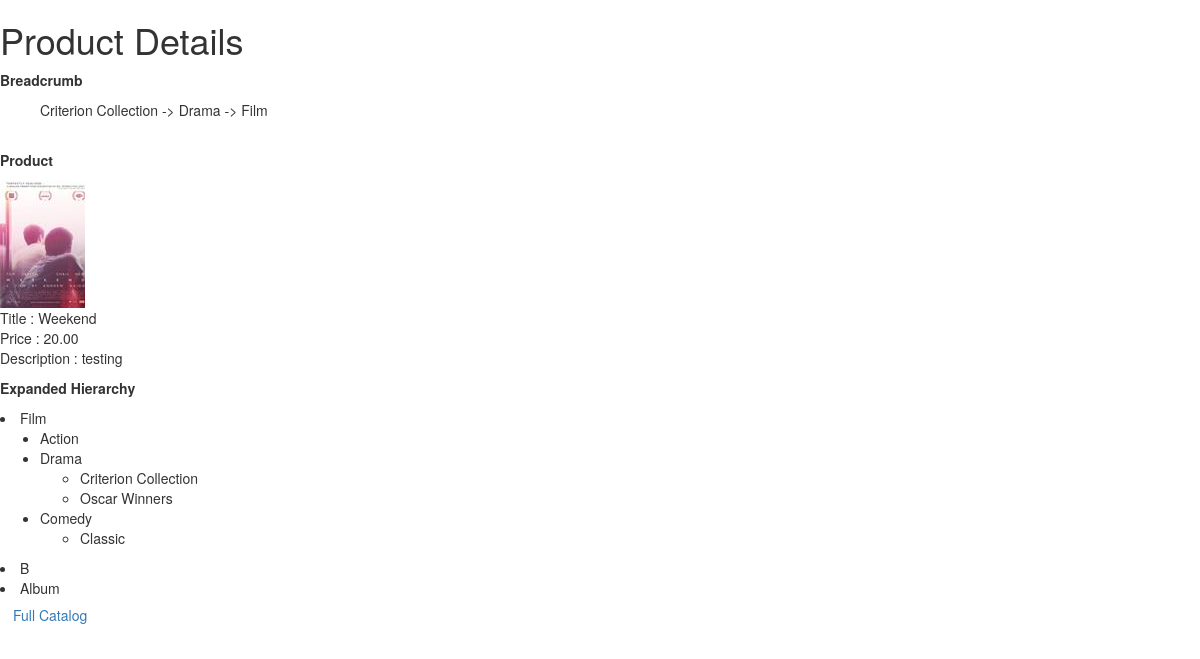
/catalog/21/, run on the app's committed database.
### catalog/models.py (models this page shows, shortened)
class Genre(models.Model):
     MEDIA_CHOICES = (
        ("F", 'Film'),
        ("B", 'Book'),
        ("A", 'Album')
        )
     genre_name=models.CharField(max_length=200)
     parent = models.ForeignKey('self', blank=True, null=True, related_name='children')
     def __str__(self):
          for choice in self.MEDIA_CHOICES:
               if(self.genre_name is choice[0]):
                  return choice[1]
          return self.genre_name

class Product(models.Model):
    media_type = models.CharField(max_length=50, choices=Genre.MEDIA_CHOICES)
    parent = models.ForeignKey(Genre)
    title = models.CharField(max_length=500)
    description = models.TextField()
    price = models.DecimalField(max_digits=6, decimal_places=2)
    image = models.ImageField(upload_to='images',
                              default='/static/catalog/images/noImageAvailable.png')

### catalog/views.py (the view)
# urls.py: url(r'^(?P<prod_id>[0-9]+)/$', views.detail, name='detail'),
def detail(request, prod_id):
    this_product = get_object_or_404(Product, pk=prod_id)
    breadcrumbs=getBreadcrumb(this_product.parent, [])
    hierarchy_list = getFullHierarchy()
    template = loader.get_template('catalog/detail.html')
    context = {
        'breadcrumbs' : breadcrumbs,
        'hierarchy_list' : hierarchy_list,
        'prod' : this_product
        }
    return render(request, 'catalog/detail.html', context)

### catalog/views.py (called while the page is built)
def getBreadcrumb(genre_node, trail):
    if(genre_node.parent is None):
        return trail + [str(genre_node)]
    else:
        return getBreadcrumb(genre_node.parent, trail+[str(genre_node)])

def getHierarchy(depth, parent_node, hierarchy):
    children_list = Genre.objects.filter(parent=parent_node)
    c_list=[]
    if not children_list:
       return hierarchy + [str(parent_node)]
    for child in children_list:
        c_list += getHierarchy(depth+1, child, hierarchy)
    return hierarchy + [str(parent_node), c_list]

def getFullHierarchy():
    full_list = []
    for choice in Genre.MEDIA_CHOICES:
        media = Genre.objects.get(genre_name=choice[0])
        full_list += getHierarchy(0, media, [])
    return full_list

### catalog/templates/catalog/detail.html (shortened to what this page needs)
 <link href="//maxcdn.bootstrapcdn.com/bootstrap/3.3.4/css/bootstrap.min.css" rel="stylesheet" type="text/css" />
<h1>Product Details</h1>
<p><b>Breadcrumb</b></p>
{% if breadcrumbs %}
    <ul>
    {% for crumb in breadcrumbs %}
		{%if forloop.first%}
			{{crumb}}
		{%else%}
			-> {{crumb}}
		{%endif%}
    {% endfor %}
    </ul>
{% else %}
    <p>No other product categories available.</p>
{% endif %}<br />
<p><b>Product</b> </p>
<p>
<img src="http://127.0.0.1:8000/catalog/{{prod.image.url}}" style="width:100% class="img-responsive"><br/>
Title : {{prod.title}}<br />
Price : {{prod.price}}<br />
Description : {{prod.description}}<br />
</p>
<p><b>Expanded Hierarchy</b></p>
{% if hierarchy_list %}
    {{hierarchy_list|unordered_list}}
{% else %}
    <p>No other product categories available.</p>
{% endif %}
<p>
<a class="btn" href="/catalog/">Full Catalog</a>
</p>

### data on the page
Genre: breadcrumbs "Criterion Collection"
Genre: breadcrumbs "Drama"
Product: image (picture), title "Weekend", price "20.00", description "testing"
Genre: genre_name "Film Action Drama Criterion Collection Oscar Winners Comedy Classic B Album"

### other printed values
{{ crumb }} "Film"
